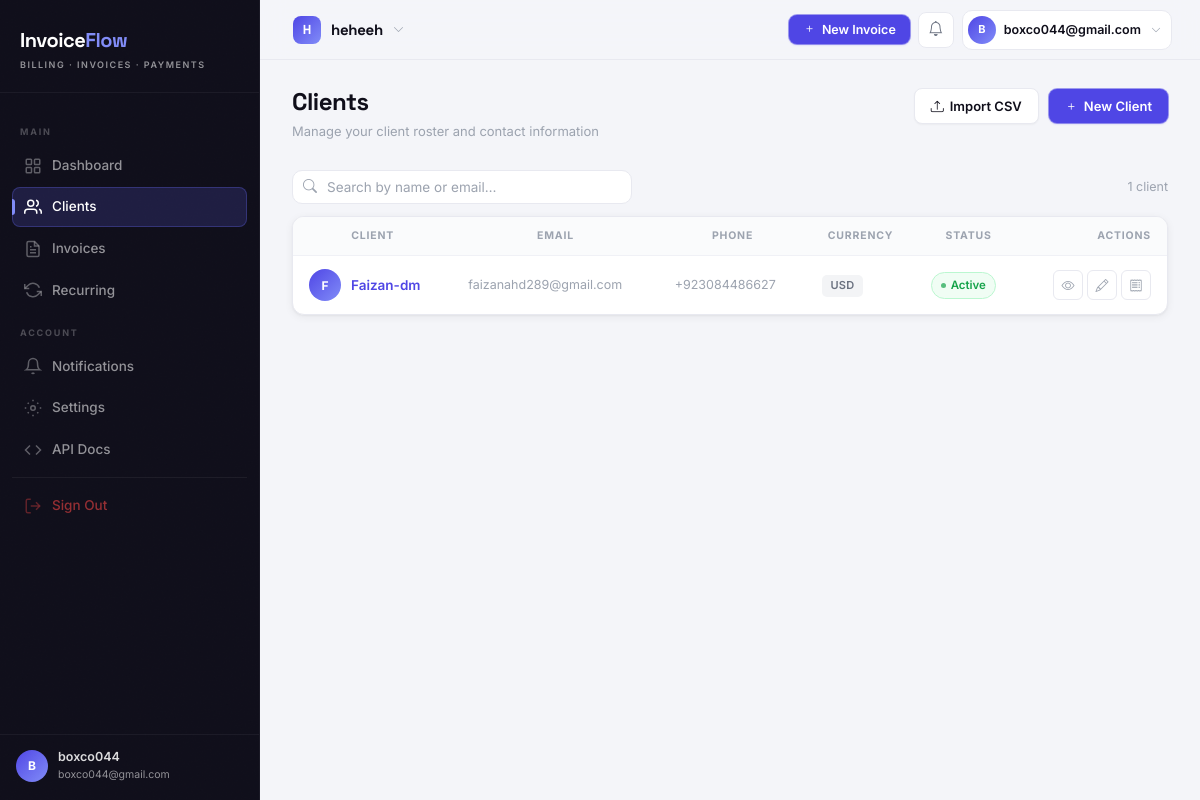
The app's page /clients/ (signed in) with its own data.
### accounts/models.py (models this page shows, shortened)
class User(AbstractUser):
    id = models.UUIDField(primary_key=True, default=uuid.uuid4, editable=False)
    email = models.EmailField(unique=True)
    avatar = models.ImageField(upload_to='avatars/', null=True, blank=True)
    is_email_verified = models.BooleanField(default=False)
    totp_secret = models.CharField(max_length=64, blank=True, default='')
    totp_enabled = models.BooleanField(default=False)
    created_at = models.DateTimeField(auto_now_add=True)
    updated_at = models.DateTimeField(auto_now=True)
    USERNAME_FIELD = 'email'
    REQUIRED_FIELDS = ['username']
    class Meta:
        verbose_name = 'User'
        verbose_name_plural = 'Users'

### organizations/models.py (models this page shows, shortened)
class Organization(models.Model):
    PLAN_FREE = 'free'
    PLAN_PRO = 'pro'
    PLAN_ENTERPRISE = 'enterprise'
    PLAN_CHOICES = [
        (PLAN_FREE, 'Free'),
        (PLAN_PRO, 'Pro'),
        (PLAN_ENTERPRISE, 'Enterprise'),
    ]
    id = models.UUIDField(primary_key=True, default=uuid.uuid4, editable=False)
    name = models.CharField(max_length=200)
    slug = models.SlugField(unique=True, max_length=100)
    owner = models.ForeignKey(
        settings.AUTH_USER_MODEL,
        on_delete=models.PROTECT,
        related_name='owned_organizations',
    )
    logo = models.ImageField(upload_to='org_logos/', null=True, blank=True)
    address = models.TextField(blank=True)
    currency = models.CharField(max_length=3, default='USD')
    tax_rate = models.DecimalField(max_digits=5, decimal_places=2, default=0)
    payment_terms = models.IntegerField(default=30, help_text='Default net days')
    stripe_customer_id = models.CharField(max_length=100, blank=True)
    plan = models.CharField(max_length=20, choices=PLAN_CHOICES, default=PLAN_FREE)
    website = models.URLField(blank=True)
    phone = models.CharField(max_length=30, blank=True)
    created_at = models.DateTimeField(auto_now_add=True)
    updated_at = models.DateTimeField(auto_now=True)
    class Meta:
        verbose_name = 'Organization'
        verbose_name_plural = 'Organizations'

### clients/models.py (models this page shows, shortened)
class Client(models.Model):
    id = models.UUIDField(primary_key=True, default=uuid.uuid4, editable=False)
    organization = models.ForeignKey(
        Organization,
        on_delete=models.CASCADE,
        related_name='clients',
    )
    name = models.CharField(max_length=200)
    email = models.EmailField()
    phone = models.CharField(max_length=20, blank=True)
    billing_address = models.TextField(blank=True)
    currency = models.CharField(max_length=3, default='USD')
    tax_id = models.CharField(max_length=50, blank=True, verbose_name='VAT / Tax ID')
    notes = models.TextField(blank=True, help_text='Internal notes — not shown on invoices')
    is_active = models.BooleanField(default=True)
    created_at = models.DateTimeField(auto_now_add=True)
    updated_at = models.DateTimeField(auto_now=True)
    class Meta:
        verbose_name = 'Client'
        ordering = ['name']

### clients/views.py (the view)
# urls.py: path('', views.client_list, name='list'),
@login_required
def client_list(request):
    org = get_org(request)
    qs = Client.objects.filter(organization=org)
    q = request.GET.get('q', '')
    if q:
        qs = qs.filter(Q(name__icontains=q) | Q(email__icontains=q))
    active_filter = request.GET.get('active', '')
    if active_filter == '1':
        qs = qs.filter(is_active=True)
    elif active_filter == '0':
        qs = qs.filter(is_active=False)
    return render(request, 'clients/list.html', {'clients': qs, 'q': q, 'org': org})

### clients/views.py (called while the page is built)
def get_org(request):
    m = request.user.memberships.select_related('organization').first()
    return m.organization if m else None

### templates/clients/list.html (shortened to what this page needs)
{% extends 'base.html' %}
{% block content %}
<div class="page-header">
  <div class="page-header-left">
    <h1 class="page-title">Clients</h1>
    <p class="page-subtitle">Manage your client roster and contact information</p>
  </div>
  <div class="page-header-actions">
    <a href="{% url 'clients:import_csv' %}" class="btn btn-secondary"><i class="bi bi-upload"></i> Import CSV</a>
    <a href="{% url 'clients:create' %}" class="btn btn-primary"><i class="bi bi-plus"></i> New Client</a>
  </div>
</div>
<div style="display:flex;align-items:center;justify-content:space-between;gap:12px;margin-bottom:8px;">
  <form method="get" style="flex:1;max-width:340px;">
    <div class="search-wrap" style="margin-bottom:0">
      <input type="text" name="q" value="{{ q }}" class="search-input" placeholder="Search by name or email…">
    </div>
  </form>
  <div style="font-size:12.5px;color:var(--text-muted);">{{ clients|length }} client{{ clients|length|pluralize }}</div>
</div>
<div class="data-table-wrap" style="margin-top:12px;">
  <table class="data-table">
    <thead><tr>
      <th>Client</th>
      <th>Email</th>
      <th>Phone</th>
      <th>Currency</th>
      <th>Status</th>
      <th class="col-actions">Actions</th>
    </tr></thead>
    <tbody>
      {% for client in clients %}
      <tr>
        <td>
          <div style="display:flex;align-items:center;gap:10px;">
            <div style="width:32px;height:32px;border-radius:50%;background:linear-gradient(135deg,var(--brand-600),var(--brand-400));display:flex;align-items:center;justify-content:center;font-size:12px;font-weight:700;color:#fff;flex-shrink:0;">{{ client.name|first|upper }}</div>
            <a href="{% url 'clients:detail' client.pk %}" class="col-primary" style="font-weight:600;">{{ client.name }}</a>
          </div>
        </td>
        <td class="col-muted">{{ client.email }}</td>
        <td class="col-muted">{{ client.phone|default:"—" }}</td>
        <td><span class="tag tag-grey">{{ client.currency }}</span></td>
        <td>
          {% if client.is_active %}
          <span class="status-badge status-paid">Active</span>
          {% else %}
          <span class="status-badge status-cancelled">Inactive</span>
          {% endif %}
        </td>
        <td class="col-actions">
          <div class="row-actions">
            <a href="{% url 'clients:detail' client.pk %}" class="btn-row" title="View"><i class="bi bi-eye"></i></a>
            <a href="{% url 'clients:update' client.pk %}" class="btn-row" title="Edit"><i class="bi bi-pencil"></i></a>
            <a href="{% url 'invoices:create' %}?client={{ client.pk }}" class="btn-row" title="New Invoice"><i class="bi bi-receipt"></i></a>
          </div>
        </td>
      </tr>
      {% endfor %}
    </tbody>
  </table>
</div>
{% endblock %}

### templates/base.html (shortened to what this page needs)
<!DOCTYPE html>
<html lang="en">
<head>
  <link rel="stylesheet" href="https://cdn.jsdelivr.net/npm/bootstrap-icons@1.11.3/font/bootstrap-icons.min.css">
  {% load static %}
  <link rel="stylesheet" href="{% static 'css/invoiceflow.css' %}">
</head>
<body>
<aside class="sidebar" id="sidebar">
  <div class="sidebar-brand">
    <div class="brand-text">Invoice<span>Flow</span></div>
    <div class="brand-tag">Billing · Invoices · Payments</div>
  </div>
  <nav class="sidebar-nav">
    <div class="sidebar-section-label">Main</div>
    <a href="{% url 'dashboard:dashboard' %}" class="{% if request.resolver_match.namespace == 'dashboard' %}active{% endif %}">
      <svg class="nav-icon" fill="none" viewBox="0 0 24 24" stroke="currentColor" stroke-width="2">
        <rect x="3" y="3" width="7" height="7" rx="1"/><rect x="14" y="3" width="7" height="7" rx="1"/>
        <rect x="3" y="14" width="7" height="7" rx="1"/><rect x="14" y="14" width="7" height="7" rx="1"/>
      </svg>
      Dashboard
    </a>
    <a href="{% url 'clients:list' %}" class="{% if request.resolver_match.namespace == 'clients' %}active{% endif %}">
      <svg class="nav-icon" fill="none" viewBox="0 0 24 24" stroke="currentColor" stroke-width="2">
        <path d="M17 21v-2a4 4 0 0 0-4-4H5a4 4 0 0 0-4 4v2"/><circle cx="9" cy="7" r="4"/>
        <path d="M23 21v-2a4 4 0 0 0-3-3.87"/><path d="M16 3.13a4 4 0 0 1 0 7.75"/>
      </svg>
      Clients
    </a>
    <a href="{% url 'invoices:list' %}" class="{% if request.resolver_match.namespace == 'invoices' %}active{% endif %}">
      <svg class="nav-icon" fill="none" viewBox="0 0 24 24" stroke="currentColor" stroke-width="2">
        <path d="M14 2H6a2 2 0 0 0-2 2v16a2 2 0 0 0 2 2h12a2 2 0 0 0 2-2V8z"/>
        <polyline points="14 2 14 8 20 8"/><line x1="16" y1="13" x2="8" y2="13"/><line x1="16" y1="17" x2="8" y2="17"/><polyline points="10 9 9 9 8 9"/>
      </svg>
      Invoices
    </a>
    <a href="{% url 'recurring:list' %}" class="{% if request.resolver_match.namespace == 'recurring' %}active{% endif %}">
      <svg class="nav-icon" fill="none" viewBox="0 0 24 24" stroke="currentColor" stroke-width="2">
        <polyline points="1 4 1 10 7 10"/><polyline points="23 20 23 14 17 14"/>
        <path d="M20.49 9A9 9 0 0 0 5.64 5.64L1 10m22 4-4.64 4.36A9 9 0 0 1 3.51 15"/>
      </svg>
      Recurring
    </a>
    <div class="sidebar-section-label">Account</div>
    <a href="{% url 'notifications:list' %}" class="{% if request.resolver_match.namespace == 'notifications' %}active{% endif %}">
      <svg class="nav-icon" fill="none" viewBox="0 0 24 24" stroke="currentColor" stroke-width="2">
        <path d="M18 8A6 6 0 0 0 6 8c0 7-3 9-3 9h18s-3-2-3-9"/>
        <path d="M13.73 21a2 2 0 0 1-3.46 0"/>
      </svg>
      Notifications
    </a>
    <a href="{% url 'organizations:settings' %}" class="{% if request.resolver_match.namespace == 'organizations' %}active{% endif %}">
      <svg class="nav-icon" fill="none" viewBox="0 0 24 24" stroke="currentColor" stroke-width="2">
        <circle cx="12" cy="12" r="3"/>
        <path d="M19.07 4.93l-1.41 1.41M4.93 4.93l1.41 1.41M4.93 19.07l1.41-1.41M19.07 19.07l-1.41-1.41M1 12h2M21 12h2M12 1v2M12 21v2"/>
      </svg>
      Settings
    </a>
    <a href="/api/docs/" target="_blank">
      <svg class="nav-icon" fill="none" viewBox="0 0 24 24" stroke="currentColor" stroke-width="2">
        <polyline points="16 18 22 12 16 6"/><polyline points="8 6 2 12 8 18"/>
      </svg>
      API Docs
    </a>
    <hr style="border:none;border-top:1px solid rgba(255,255,255,0.06);margin:8px 0;">
    <a href="{% url 'account_logout' %}" class="nav-signout">
      <svg class="nav-icon" fill="none" viewBox="0 0 24 24" stroke="currentColor" stroke-width="2">
        <path d="M9 21H5a2 2 0 0 1-2-2V5a2 2 0 0 1 2-2h4"/>
        <polyline points="16 17 21 12 16 7"/><line x1="21" y1="12" x2="9" y2="12"/>
      </svg>
      Sign Out
    </a>
  </nav>
  <div class="sidebar-footer">
    <div class="sidebar-user">
      <div class="sidebar-avatar">{{ request.user.email|first|upper }}</div>
      <div class="sidebar-user-info">
        <div class="sidebar-user-name">{{ request.user.get_full_name|default:request.user.username }}</div>
        <div class="sidebar-user-email">{{ request.user.email }}</div>
      </div>
    </div>
  </div>
</aside>
<header class="topbar">
  <div style="display:flex;align-items:center;gap:12px;">
    <div class="topbar-org-switcher">
      <button class="topbar-org-btn" onclick="document.getElementById('org-dropdown').classList.toggle('show')">
        <div class="org-avatar">{% if org %}{{ org.name|first|upper }}{% else %}I{% endif %}</div>
        <span class="org-name">{% if org %}{{ org.name }}{% else %}InvoiceFlow{% endif %}</span>
        <i class="bi bi-chevron-down"></i>
      </button>
    </div>
  </div>
  <div class="topbar-actions">
    <a href="{% url 'invoices:create' %}" class="btn btn-primary" style="padding:6px 14px;font-size:12.5px;">
      <i class="bi bi-plus"></i> New Invoice
    </a>
    <a href="{% url 'notifications:list' %}" class="btn-icon" title="Notifications">
      <i class="bi bi-bell"></i>
    </a>
    <a href="{% url 'organizations:settings' %}" class="topbar-user-btn">
      <div class="topbar-user-avatar">{{ request.user.email|first|upper }}</div>
      <span class="topbar-user-name">{{ request.user.email|truncatechars:22 }}</span>
      <i class="bi bi-chevron-down" style="font-size:10px;color:var(--text-muted);margin-left:2px;"></i>
    </a>
  </div>
</header>
<main class="main-content">
  <div class="page-container">
    {% block content %}{% endblock %}
  </div>
</main>
</body>
</html>

### records on screen
User: user.email|first "B", user.get_full_name "boxco044", user.email "boxco044@gmail.com"
Organization: name|first "H", name "heheeh"
Client: name|first "F", name "Faizan-dm", email "faizanahd289@gmail.com", phone "+923084486627", currency "USD", is_active "Active"

### other values on screen
{{ clients|length }} "1"
